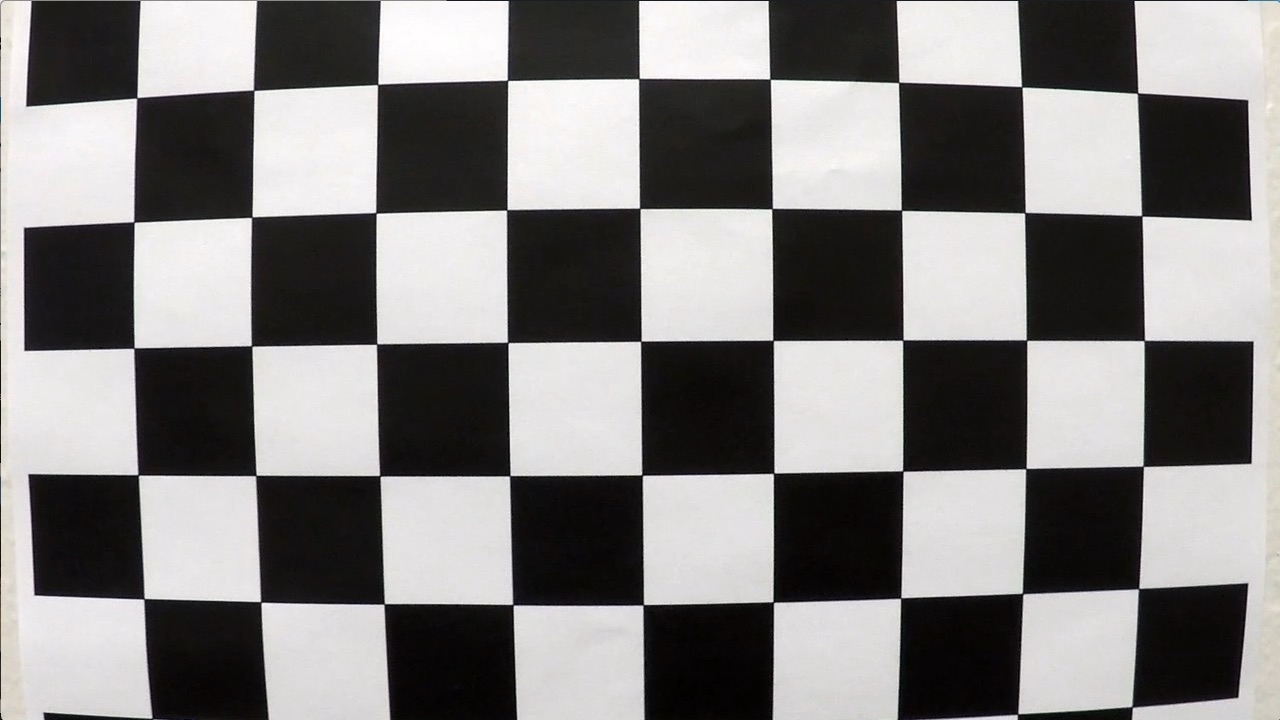
#> input picture project2_advanced_lane_detection/camera_cal/calibration1.jpg, 1280 x 720 px, found by its file name
$ python test.py
#> lines starting #> are read from the running program, lines starting #| are printed output that depends on the picture
import cv2
import numpy as np

# Load the image
image_path = 'project1_lane_detection/camera_cal/calibration1.jpg'
img = cv2.imread(image_path)
#> img is the input picture: shape (720, 1280, 3); mean B, G, R 127.8, 128.4, 130.1
gray = cv2.cvtColor(img, cv2.COLOR_BGR2GRAY)

# Detect corners using goodFeaturesToTrack
corners = cv2.goodFeaturesToTrack(gray, maxCorners=50, qualityLevel=0.01, minDistance=10)
#> corners = 50 rows, first 8: [640, 2], [767, 2], [1135, 2], [1250, 219], [1023, 88], [771, 80], [1143, 217], [27, 105]

# Define the chessboard size (internal corners in the grid)
pattern_size = (7, 4)

# Prepare object points (3D points in real world space)
objp = np.zeros((pattern_size[0] * pattern_size[1], 3), np.float32)
objp[:, :2] = np.mgrid[0:pattern_size[0], 0:pattern_size[1]].T.reshape(-1, 2)

# Arrays to store object points and image points
objpoints = []  # 3D points in the real world
imgpoints = []  # 2D points in the image plane

# If corners were detected, process further
if corners is not None:
    corners = np.int64(corners)

    # Sort and filter the detected corners to match the pattern
    corners = sorted(corners, key=lambda x: (x.ravel()[1], x.ravel()[0]))
#> corners = 50 items, first 6: [[507, 2]], [[640, 2]], [[767, 2]], [[897, 2]], [[1017, 2]], [[1135, 2]]
    if len(corners) >= len(objp):
        imgpoints.append(np.array(corners[:len(objp)], dtype=np.float32).reshape(-1, 2))
        objpoints.append(objp)

        # Perform camera calibration
        ret, mtx, dist, rvecs, tvecs = cv2.calibrateCamera(objpoints, imgpoints, gray.shape[::-1], None, None)
#> ret = 296.9; mtx = [[188.8, 0, 521.6], [0, 157.9, 203.9], [0, 0, 1]]; dist = [[-0.0645, -0.000815, 0.0112, -0.000943, 1.77e-05]]; rvecs = ([0.167, 2.76, -0.675],); tvecs = ([4.01, -2.28, 3],)

        # Undistort the image
        undistorted = cv2.undistort(img, mtx, dist, None, mtx)
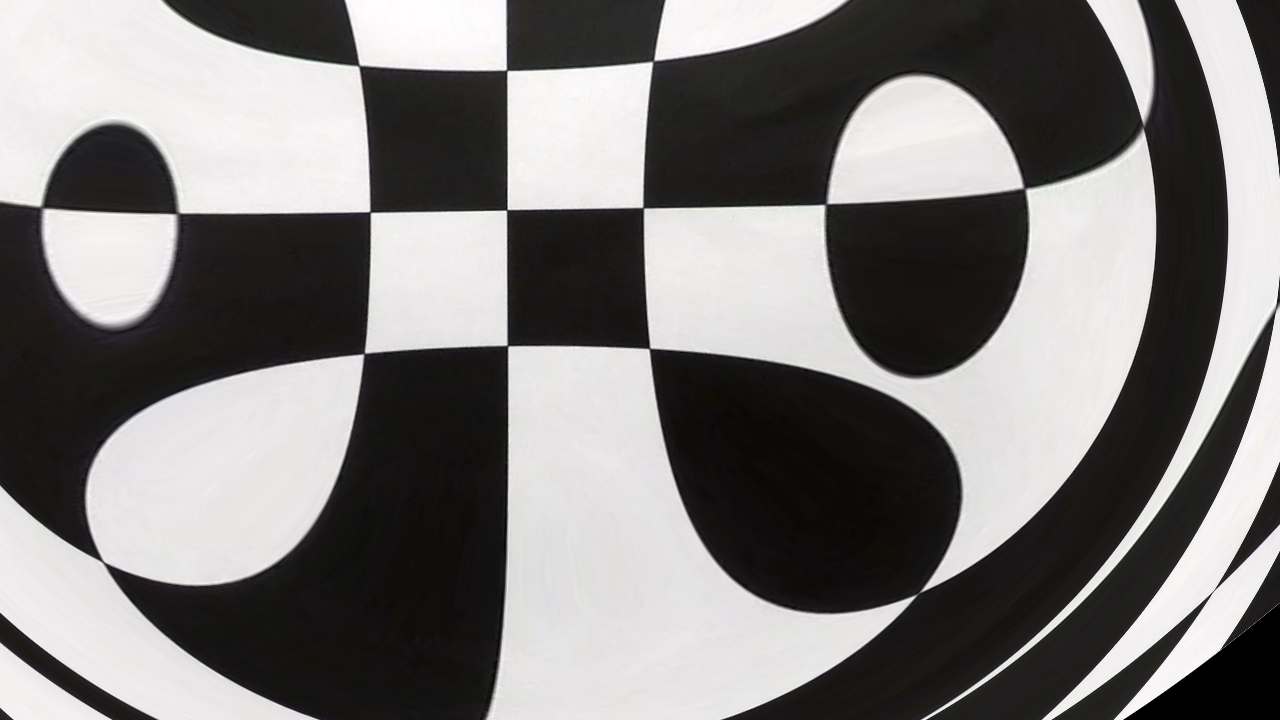
#> undistorted: shape (720, 1280, 3); mean B, G, R 122.7, 123.6, 125

        # Show results
        cv2.imshow("Original Image", img)
        cv2.imshow("Undistorted Image", undistorted)
        cv2.waitKey(0)
        cv2.destroyAllWindows()

        # Save the undistorted image
        # cv2.imwrite("undistorted_image_goodFeatures.jpg", undistorted)

        # Print camera matrix and distortion coefficients
        # print("Camera Matrix:\n", mtx)
        # print("Distortion Coefficients:\n", dist)
    else:
        print("Not enough corners detected to perform calibration.")
else:
    print("No corners were detected.")

$ run again, with project2_advanced_lane_detection/camera_cal/calibration10.jpg copied over project2_advanced_lane_detection/camera_cal/calibration1.jpg
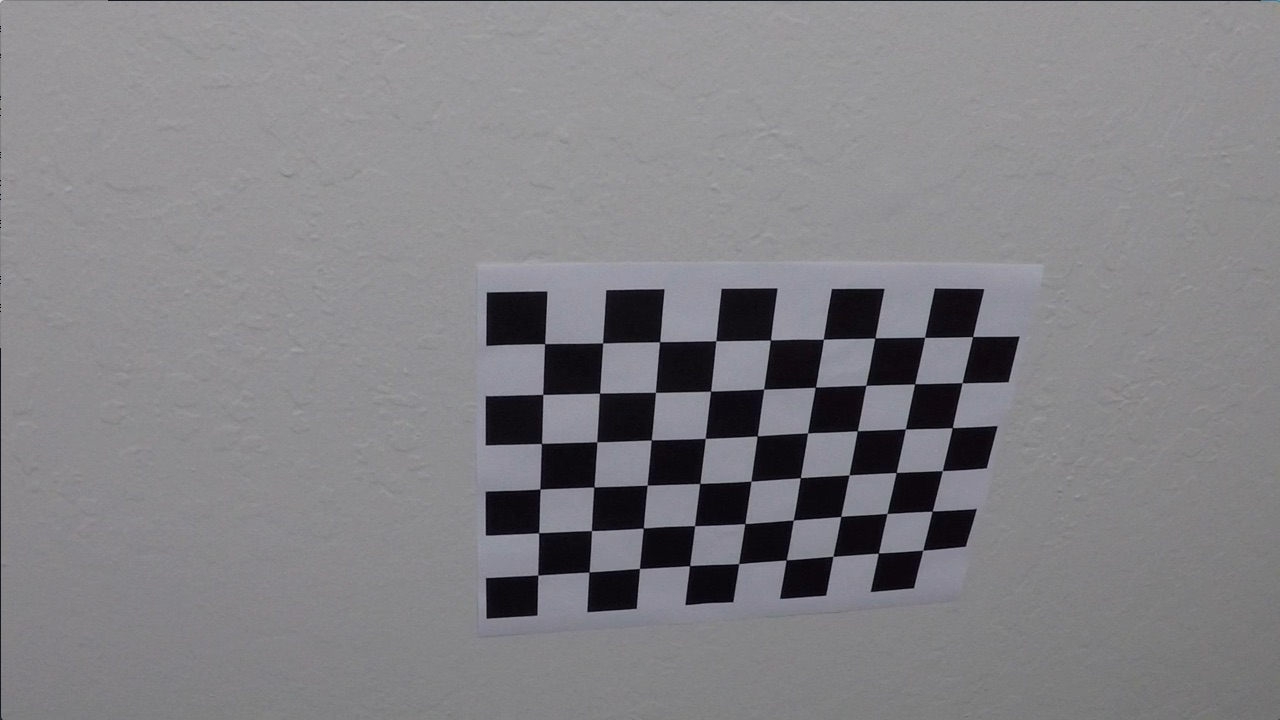
#> input picture project2_advanced_lane_detection/camera_cal/calibration10.jpg, 1280 x 720 px, found by its file name
#> img is the input picture: shape (720, 1280, 3); mean B, G, R 133.1, 129.4, 130.2
#> `corners = cv2.goodFeaturesToTrack(gray, maxCorners=50, qualityLevel=0...`: corners = 50 rows, first 8: [1018, 337], [799, 479], [971, 338], [776, 289], [931, 512], [856, 432], [850, 474], [963, 382]
#> `corners = sorted(corners, key=lambda x: (x.ravel()[1], x.ravel()[0]))`: corners = 50 items, first 6: [[776, 289]], [[883, 289]], [[663, 290]], [[982, 290]], [[926, 336]], [[876, 337]]
#> ret = 112.1; mtx = [[399.5, 0, 778.3], [0, 3138.6, 337.1], [0, 0, 1]]; dist = [[0.272, 0.329, 0.00467, -0.534, -0.0496]]; rvecs = ([0.796, -1.68, 1.64],); tvecs = ([3.75, -0.0716, 2.7],)
#> `undistorted = cv2.undistort(img, mtx, dist, None, mtx)`:
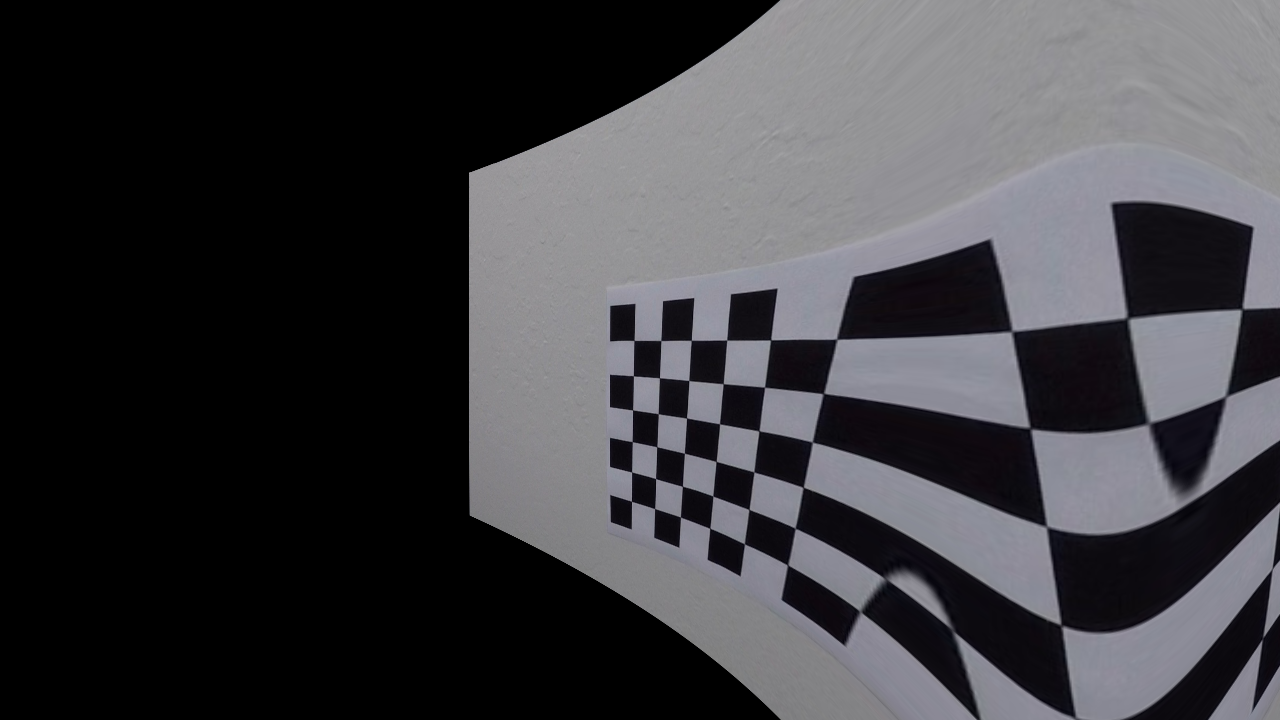
#> undistorted: shape (720, 1280, 3); mean B, G, R 64.4, 60.8, 61.3

$ run again, with project2_advanced_lane_detection/camera_cal/calibration11.jpg copied over project2_advanced_lane_detection/camera_cal/calibration1.jpg
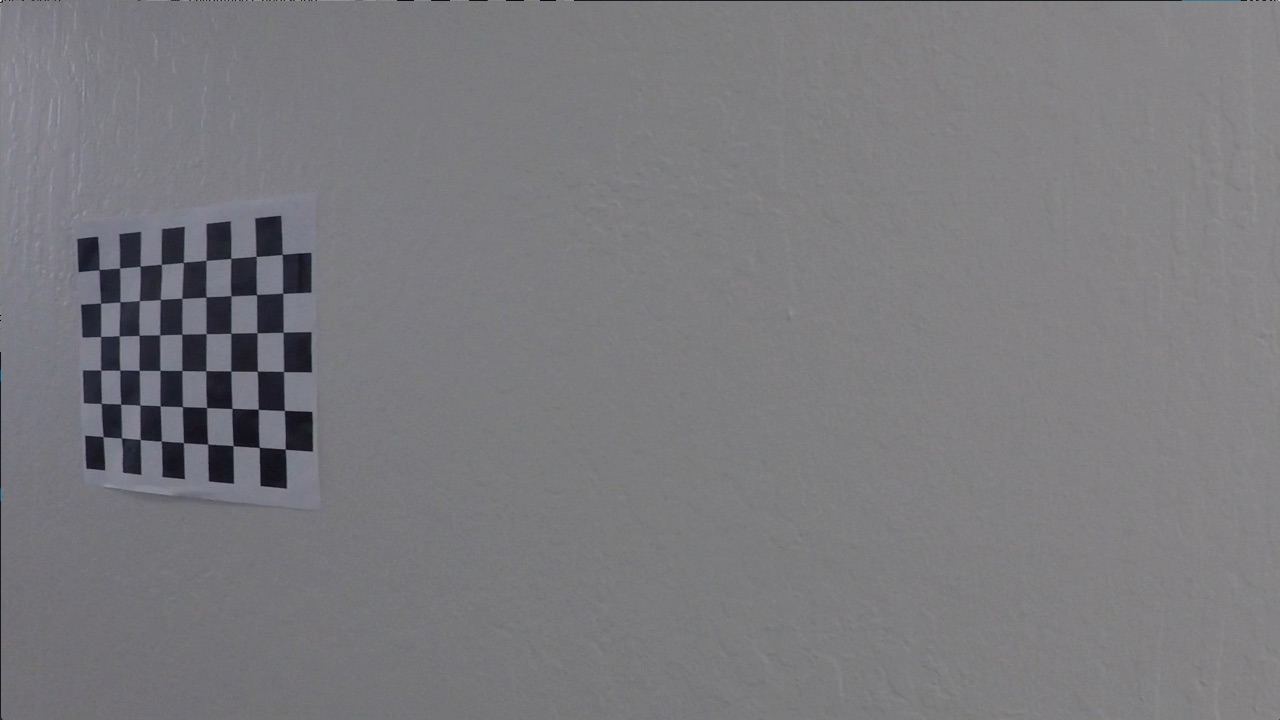
#> input picture project2_advanced_lane_detection/camera_cal/calibration11.jpg, 1280 x 720 px, found by its file name
#> img is the input picture: shape (720, 1280, 3); mean B, G, R 125.2, 121.7, 122.2
#> `corners = cv2.goodFeaturesToTrack(gray, maxCorners=50, qualityLevel=0...`: corners = 50 rows, first 8: [286, 450], [259, 410], [234, 447], [285, 487], [183, 477], [161, 407], [285, 411], [182, 441]
#> `corners = sorted(corners, key=lambda x: (x.ravel()[1], x.ravel()[0]))`: corners = 50 items, first 6: [[280, 216]], [[256, 219]], [[256, 256]], [[281, 256]], [[162, 265]], [[79, 271]]
#> ret = 56.63; mtx = [[800.9, 0, 896.9], [0, 225.8, 440.4], [0, 0, 1]]; dist = [[0.117, -0.0739, -0.162, 0.000942, -0.143]]; rvecs = ([0.0509, 3.72, -0.0147],); tvecs = ([-3.09, -3.39, 3.99],)
#> `undistorted = cv2.undistort(img, mtx, dist, None, mtx)`:
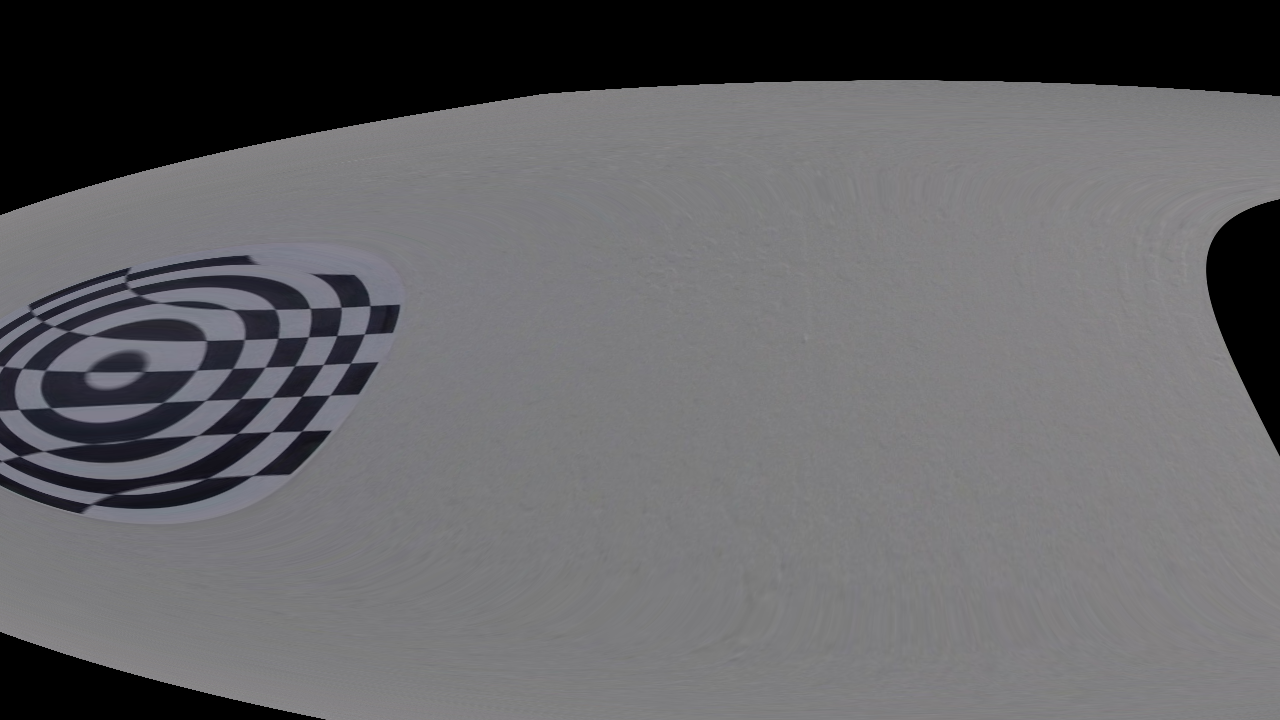
#> undistorted: shape (720, 1280, 3); mean B, G, R 101.6, 99, 99.4

$ run again, with project2_advanced_lane_detection/camera_cal/calibration12.jpg copied over project2_advanced_lane_detection/camera_cal/calibration1.jpg
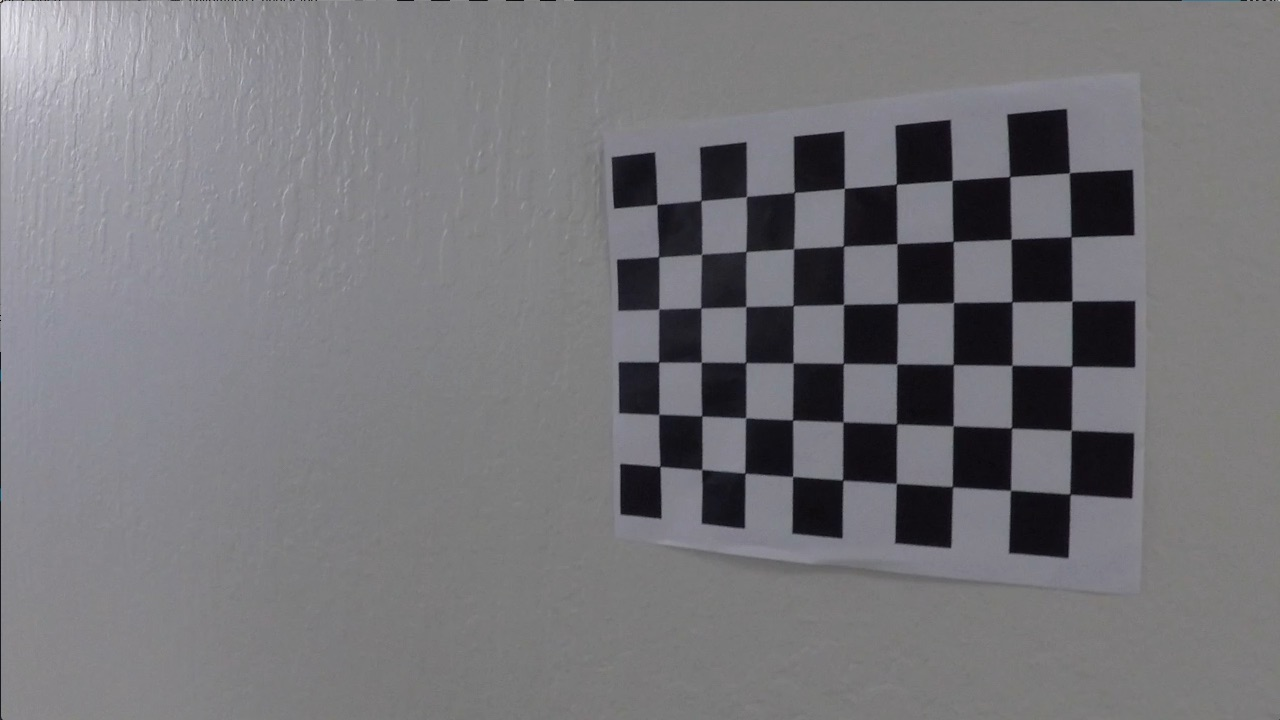
#> input picture project2_advanced_lane_detection/camera_cal/calibration12.jpg, 1280 x 720 px, found by its file name
#> img is the input picture: shape (720, 1280, 3); mean B, G, R 121.6, 117.6, 118.5
#> `corners = cv2.goodFeaturesToTrack(gray, maxCorners=50, qualityLevel=0...`: corners = 50 rows, first 8: [745, 143], [845, 189], [843, 132], [953, 179], [1073, 300], [896, 243], [658, 203], [844, 423]
#> `corners = sorted(corners, key=lambda x: (x.ravel()[1], x.ravel()[0]))`: corners = 50 items, first 6: [[1065, 110]], [[1008, 115]], [[949, 121]], [[843, 132]], [[795, 137]], [[745, 143]]
#> ret = 67.4; mtx = [[559.2, 0, 489.8], [0, 235.1, 131], [0, 0, 1]]; dist = [[0.165, -0.0435, 0.046, -0.0976, 0.00245]]; rvecs = ([0.218, 3.66, -2.09],); tvecs = ([6, -1.21, 3.38],)
#> `undistorted = cv2.undistort(img, mtx, dist, None, mtx)`:
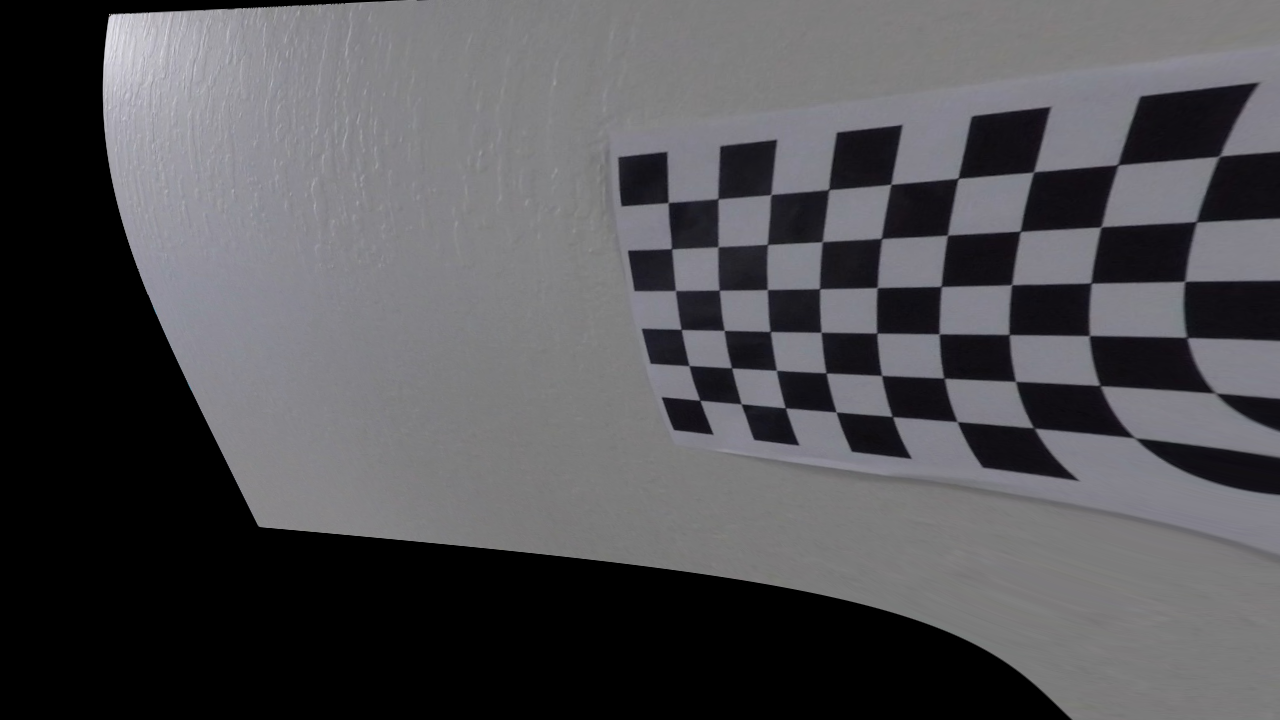
#> undistorted: shape (720, 1280, 3); mean B, G, R 85.3, 82.1, 82.7
